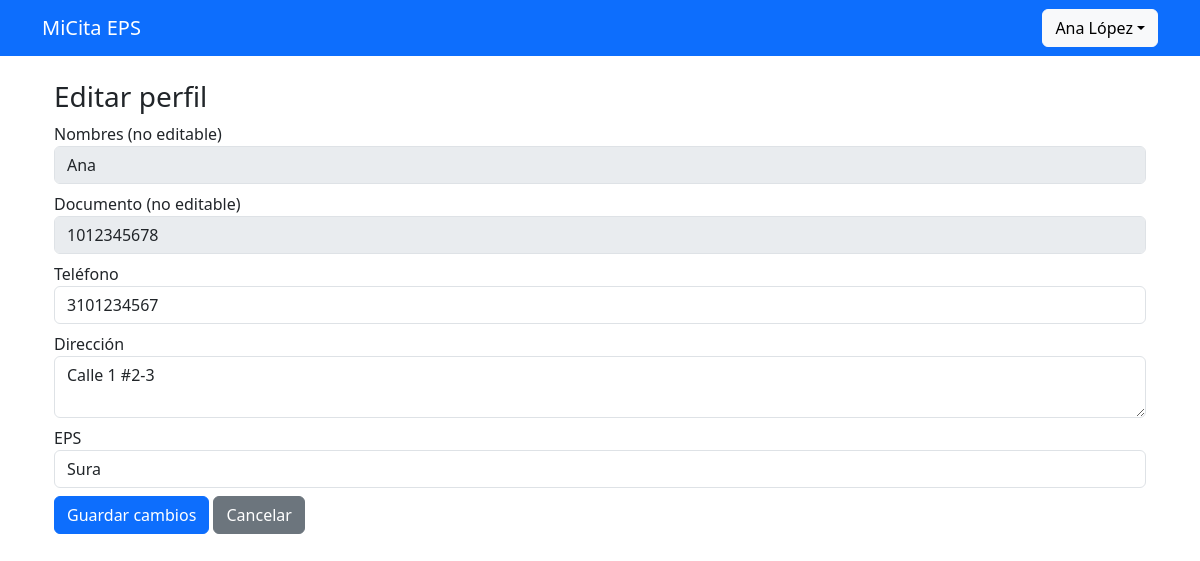
The app's page /accounts/perfil/ (signed in) with its own data.
### apps/accounts/models.py (models this page shows, shortened)
class PerfilUsuario(models.Model):
    user = models.OneToOneField(User, on_delete=models.CASCADE)
    rol = models.CharField(max_length=20, choices=ROL_CHOICES, default='paciente')
    documento = models.CharField(max_length=20, unique=True)
    telefono = models.CharField(max_length=15, blank=True)
    direccion = models.TextField(blank=True)
    eps = models.CharField(max_length=100, blank=True)
    fecha_nacimiento = models.DateField(null=True, blank=True)

### apps/accounts/views.py (the view, shortened to what this page needs)
# urls.py: path('perfil/', views.editar_perfil, name='editar_perfil'),
@login_required
def editar_perfil(request):
    perfil = request.user.perfilusuario
    return render(request, 'accounts/perfil.html', {'perfil': perfil})

### apps/accounts/templates/accounts/perfil.html (shortened to what this page needs)
{% extends "base.html" %}
{% block content %}
<div class="container mt-4">
    <h3>Editar perfil</h3>
    <form method="post">
        <div class="mb-2"><label>Nombres (no editable)</label><input type="text" value="{{ request.user.first_name }}" class="form-control" disabled></div>
        <div class="mb-2"><label>Documento (no editable)</label><input type="text" value="{{ perfil.documento }}" class="form-control" disabled></div>
        <div class="mb-2"><label>Teléfono</label><input type="text" name="telefono" value="{{ perfil.telefono }}" class="form-control"></div>
        <div class="mb-2"><label>Dirección</label><textarea name="direccion" class="form-control">{{ perfil.direccion }}</textarea></div>
        <div class="mb-2"><label>EPS</label><input type="text" name="eps" value="{{ perfil.eps }}" class="form-control"></div>
        <button type="submit" class="btn btn-primary">Guardar cambios</button>
        <a href="javascript:history.back()" class="btn btn-secondary">Cancelar</a>
    </form>
</div>
{% endblock %}

### apps/templates/base.html (shortened to what this page needs)
<!DOCTYPE html>
<html lang="es">
<head><meta charset="UTF-8"><meta name="viewport" content="width=device-width, initial-scale=1.0"><title>MiCita EPS</title>
<link href="https://cdn.jsdelivr.net/npm/bootstrap@5.3.0/dist/css/bootstrap.min.css" rel="stylesheet">
{% load static %}<link rel="stylesheet" href="{% static 'css/custom.css' %}"></head>
<body><nav class="navbar navbar-expand-lg navbar-dark bg-primary"><div class="container">
<a class="navbar-brand" href="/">MiCita EPS</a>{% if user.is_authenticated %}<div class="dropdown"><button class="btn btn-light dropdown-toggle" type="button" data-bs-toggle="dropdown">{{ user.get_full_name|default:user.username }}</button>
</div>{% endif %}
</div></nav><div class="container mt-3">
{% block content %}{% endblock %}</div><script src="https://cdn.jsdelivr.net/npm/bootstrap@5.3.0/dist/js/bootstrap.bundle.min.js"></script>
<script src="{% static 'js/notificaciones.js' %}"></script></body></html>

### records on screen
PerfilUsuario: documento "1012345678", telefono "3101234567", direccion "Calle 1 #2-3", eps "Sura"

### other values on screen
{{ user.get_full_name|default:user.username }} "Ana López"
